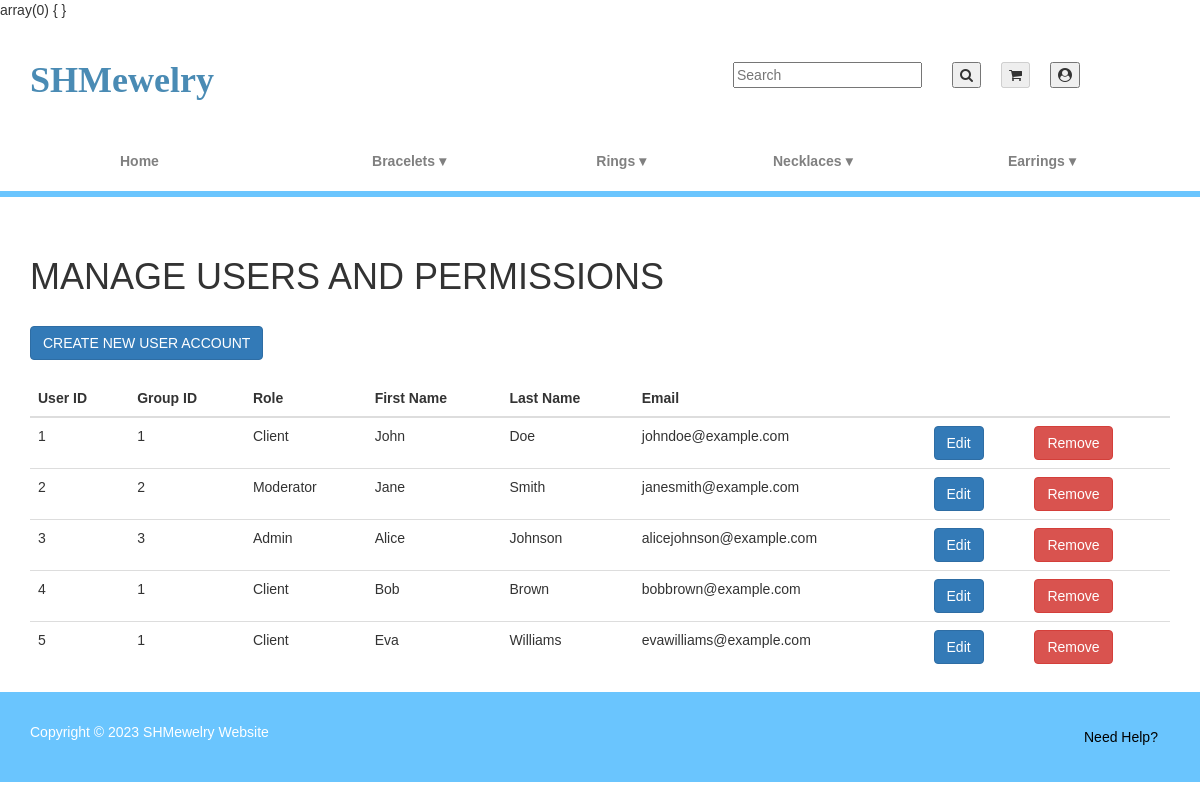
The app's page /index.php?controller=user&action=list with its own data.
### tables this page shows
CREATE TABLE USER (
    USER_ID INT AUTO_INCREMENT PRIMARY KEY,
    FNAME VARCHAR(35),
    LNAME VARCHAR(35),
    EMAIL VARCHAR(55),
    PASSWORD VARCHAR(255),
    GROUP_ID INT,
    FOREIGN KEY (GROUP_ID) REFERENCES `GROUP`(GROUP_ID) ON DELETE CASCADE
);

CREATE TABLE `GROUP` (
    GROUP_ID INT AUTO_INCREMENT PRIMARY KEY,
    GROUP_NAME VARCHAR(35)
);

### Models/User.php (called while the page is built, shortened)
<?php
include_once(__DIR__ . '/../db_connection.php');
class User {
    public static function list() {
        global $conn;
        $sql = 'SELECT USER.USER_ID, USER.FNAME, USER.LNAME, USER.EMAIL, USER.GROUP_ID, `GROUP`.GROUP_NAME
                FROM USER INNER JOIN `GROUP`
                ON USER.GROUP_ID = `GROUP`.GROUP_ID';
        $stmt = $conn->prepare($sql);
        $stmt->execute();
        $result = $stmt->get_result();
        return $result->fetch_all(MYSQLI_ASSOC);
    }
}
?>

### Views/User/list.php (the view, shortened to what this page needs)
<!DOCTYPE html>
<html lang="en">
<head>
    <link href="https://netdna.bootstrapcdn.com/bootstrap/3.3.6/css/bootstrap.min.css" rel="stylesheet">
</head>
<body>
    <?php include_once __DIR__ . "/../../navbar.php"; ?>
    <div class="container my-5">
        <h1 class="py-2">MANAGE USERS AND PERMISSIONS</h1>
        <form method="post" action="index.php?controller=user&action=add">
            <button type="submit" class="btn btn-primary" name="add">CREATE NEW USER ACCOUNT</button>
        </form>
        <table class="table">
            <thead>
                <tr>
                    <th scope="col">User ID</th>
                    <th scope="col">Group ID</th>
                    <th scope="col">Role</th>
                    <th scope="col">First Name</th>
                    <th scope="col">Last Name</th>
                    <th scope="col">Email</th>
                    <th scope="col"></th>
                    <th scope="col"></th>
                </tr>
            </thead>
            <tbody>
                <?php
                if (isset($data) && is_array($data) && !empty($data)) {
                    foreach ($data as $user) {
                        echo '<tr>
                            <td>' . $user['USER_ID'] . '</th>
                            <td>' . $user['GROUP_ID'] . '</td>
                            <td>' . $user['GROUP_NAME'] . '</td>
                            <td>' . $user['FNAME'] . '</td>
                            <td>' . $user['LNAME'] . '</td>
                            <td>' . $user['EMAIL'] . '</td>
                        <td>
                        <form method="post" action="index.php?controller=user&action=edit&id=' . $user['USER_ID'] . '">
                            <input type="hidden" name="user_id" value="' . $user['USER_ID'] . '">
                            <button type="submit" class="btn btn-primary" name="edit">Edit</button>
                        </form>
                        </td>
                        <td>
                        <form method="post" action="index.php?controller=user&action=delete">
                            <input type="hidden" name="user_id" value="' . $user['USER_ID'] . '">
                            <input type="hidden" name="group_id" value="' . $user['GROUP_ID'] . '">
                            <button type="submit" class="btn btn-danger" name="delete">Remove</button>
                        </form>
                        </td>
                    </tr>';
                    }
                } else {
                    echo '<tr><td colspan="8">No data available</td></tr>';
                }
                ?>
            </tbody>
        </table>
    </div>
    <footer>
    </footer>
</body>
</html>

### CSS/style.css (style rules this page uses)
html, body { height: 100%; margin: 0; }
body { display: flex; flex-direction: column; font-family: Arial, sans-serif; margin: 0; padding: 0; background-color: #fff; overflow-x: hidden; }
a { text-decoration: none; color: black; padding: 10px; text-align: center; }
table { border-collapse: collapse; width: 100%; }
table td { max-width: 100%; flex-direction: column; align-items: center; }
th, td { padding: 10px; }
.wider-column2 { width: 92%; }

### CSS/shared.css (style rules this page uses)
html, body { height: 100%; margin: 0; }
body { display: flex; flex-direction: column; }
header, footer { flex-shrink: 0; }

### records on screen
user: USER_ID "1", GROUP_ID "1", GROUP_ID.GROUP_NAME "Client", FNAME "John", LNAME "Doe", EMAIL "johndoe@example.com"
user: USER_ID "2", GROUP_ID "2", GROUP_ID.GROUP_NAME "Moderator", FNAME "Jane", LNAME "Smith", EMAIL "janesmith@example.com"
user: USER_ID "3", GROUP_ID "3", GROUP_ID.GROUP_NAME "Admin", FNAME "Alice", LNAME "Johnson", EMAIL "alicejohnson@example.com"
user: USER_ID "4", GROUP_ID "1", GROUP_ID.GROUP_NAME "Client", FNAME "Bob", LNAME "Brown", EMAIL "bobbrown@example.com"
user: USER_ID "5", GROUP_ID "1", GROUP_ID.GROUP_NAME "Client", FNAME "Eva", LNAME "Williams", EMAIL "evawilliams@example.com"
